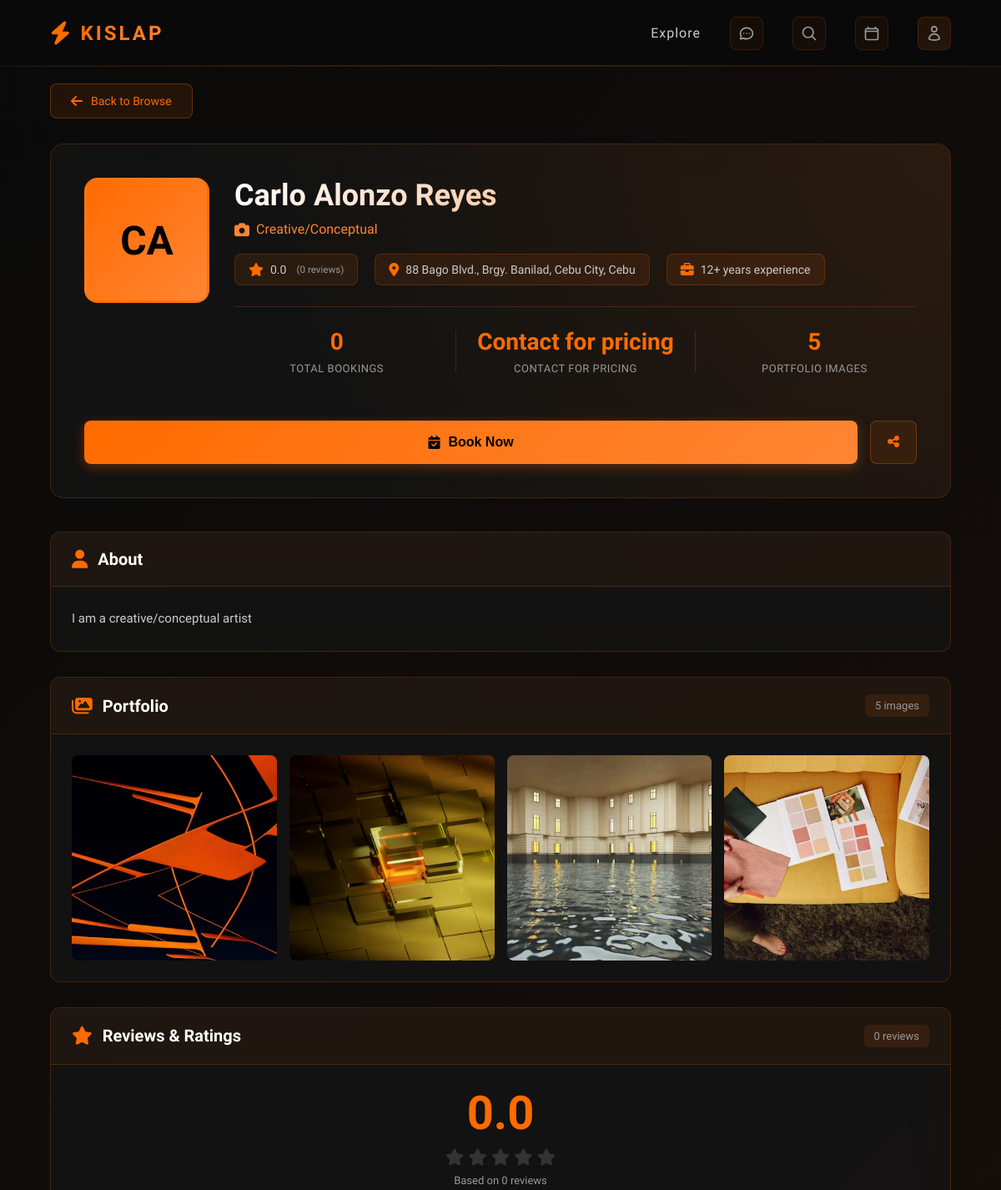
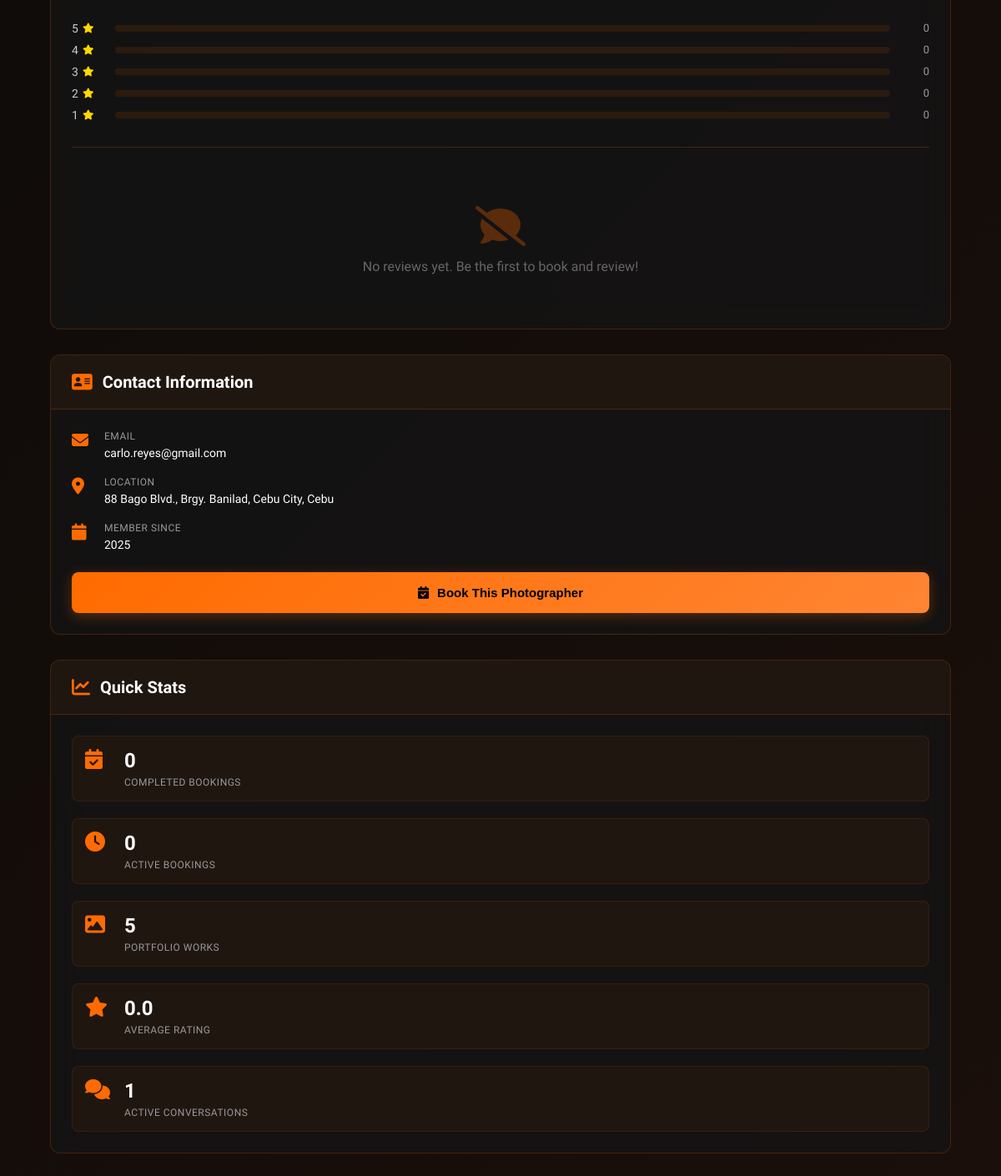
Screenshot of /index.php?controller=Browse&action=viewProfile&id=1 with the database file from the repository (2 pictures, top to bottom).
### tables this page shows
CREATE TABLE `workers` (
  `worker_id` int(11) NOT NULL,
  `application_id` int(11) DEFAULT NULL,
  `status` enum('active','suspended','banned') NOT NULL DEFAULT 'active',
  `lastName` varchar(100) NOT NULL,
  `firstName` varchar(100) NOT NULL,
  `middleName` varchar(100) DEFAULT NULL,
  `email` varchar(255) NOT NULL,
  `phoneNumber` varchar(20) NOT NULL,
  `password` varchar(255) NOT NULL,
  `address` text DEFAULT NULL,
  `specialty` varchar(100) DEFAULT NULL,
  `experience_years` int(11) DEFAULT 0,
  `bio` text DEFAULT NULL,
  `profile_photo` varchar(255) DEFAULT NULL,
  `rating_average` decimal(3,2) DEFAULT 0.00,
  `total_ratings` int(11) DEFAULT 0,
  `total_bookings` int(11) DEFAULT 0,
  `total_earnings` decimal(10,2) DEFAULT 0.00,
  `created_at` timestamp NOT NULL DEFAULT current_timestamp(),
  `updated_at` timestamp NOT NULL DEFAULT current_timestamp() ON UPDATE current_timestamp(),
  `average_rating` decimal(3,2) DEFAULT 0.00
);

CREATE TABLE `worker_works` (
  `work_id` int(11) NOT NULL,
  `worker_id` int(11) NOT NULL,
  `image_path` varchar(255) NOT NULL,
  `uploaded_at` timestamp NOT NULL DEFAULT current_timestamp()
);

### views/home/profile.php (the view, shortened to what the rows shown need)
<?php
$photographer = $worker ?? null;
$fullName = trim(
    ($photographer['firstName'] ?? '') . ' ' .
    ($photographer['middleName'] ?? '') . ' ' .
    ($photographer['lastName'] ?? '')
);
$businessName = $photographer['display_name'] ?? $fullName;
$bio = $photographer['bio'] ?? 'No bio available';
$location = $photographer['address'] ?? 'Philippines';
$yearsExperience = $photographer['experience_years'] ?? 0;
$specialty = $photographer['specialty'] ?? 'general';
$email = $photographer['email'] ?? '';
$joinedDate = $photographer['created_at'] ?? '';
$specialtyCategories = $allSpecialties ?? [];
$categoryLabel = $specialtyCategories[$specialty] ?? ucwords(str_replace('_', ' ', $specialty));
$stats = $workerStats ?? [];
$totalBookings = intval($stats['total_bookings'] ?? $photographer['total_bookings'] ?? 0);
$rating = floatval($stats['average_rating'] ?? $photographer['average_rating'] ?? 0);
$reviewsCount = intval($stats['total_ratings'] ?? $photographer['total_ratings'] ?? 0);
$joinedYear = $joinedDate ? date('Y', strtotime($joinedDate)) : date('Y');
?>
<!DOCTYPE html>
<html lang="en">
<head>
    <link href="https://cdnjs.cloudflare.com/ajax/libs/font-awesome/6.4.0/css/all.min.css" rel="stylesheet">
    <link rel="stylesheet" href="/Kislap/public/css/style.css" type="text/css">
    <link rel="stylesheet" href="/Kislap/public/css/viewProfile.css" type="text/css">
</head>
<body>
<?php require __DIR__ . '/../shared/navbar.php'; ?>
<div class="profile-container">
    <div class="profile-header">
        <div class="profile-header-content">
            <div class="profile-main-info">
                <div class="profile-details">
                    <h1 class="profile-name"><?php echo htmlspecialchars($businessName); ?></h1>
                    <p class="profile-specialty">
                        <i class="fas fa-camera"></i>
                        <?php echo htmlspecialchars($categoryLabel); ?>
                    </p>
                    <div class="profile-meta-row">
                        <div class="meta-badge">
                            <i class="fas fa-star"></i>
                            <span><?php echo number_format($rating, 1); ?></span>
                            <small>(<?php echo $reviewsCount; ?> reviews)</small>
                        </div>
                        <div class="meta-badge">
                            <i class="fas fa-map-marker-alt"></i>
                            <span><?php echo htmlspecialchars($location); ?></span>
                        </div>
                        <div class="meta-badge">
                            <i class="fas fa-briefcase"></i>
                            <span><?php echo $yearsExperience; ?>+ years experience</span>
                        </div>
                    </div>
                    <div class="profile-stats">
                        <div class="stat-item">
                            <span class="stat-number"><?php echo $totalBookings; ?></span>
                            <span class="stat-label">Total Bookings</span>
                        </div>
                        <div class="stat-item">
                        </div>
                        <div class="stat-item">
                        </div>
                    </div>
                </div>
            </div>
        </div>
    </div>
    <div class="profile-content-grid">
        <div class="profile-left-column">
            <div class="profile-section">
                <div class="section-header">
                    <h2><i class="fas fa-user"></i> About</h2>
                </div>
                <div class="section-content">
                    <p class="bio-text"><?php echo nl2br(htmlspecialchars($bio)); ?></p>
                </div>
            </div>
            <div class="profile-section">
                <div class="section-header">
                    <h2><i class="fas fa-images"></i> Portfolio</h2>
                </div>
                <div class="section-content">
                    <?php if (!empty($recentWork)): ?>
                        <div class="portfolio-grid">
                            <?php foreach ($recentWork as $index => $work): ?>
                                <div class="portfolio-item" onclick="openLightbox(<?php echo $index; ?>)">
                                    <?php
                                    $imagePath = $work['image_path'];
                                    if (!str_starts_with($imagePath, '/Kislap/') && !str_starts_with($imagePath, 'http')) {
                                        $imagePath = '/Kislap/' . $imagePath;
                                    }
                                    ?>
                                    <img src="<?php echo htmlspecialchars($imagePath); ?>"
                                         alt=""
                                         loading="lazy"
                                         onerror="this.parentElement.style.display='none'">
                                </div>
                            <?php endforeach; ?>
                        </div>
                    <?php endif; ?>
                </div>
            </div>
            <div class="profile-section">
                <div class="section-header">
                    <h2><i class="fas fa-star"></i> Reviews & Ratings</h2>
                    <span class="review-count"><?php echo $reviewsCount; ?> reviews</span>
                </div>
                <div class="section-content">
                    <div class="rating-overview">
                        <div class="rating-score">
                            <span class="score-number"><?php echo number_format($rating, 1); ?></span>
                            <div class="score-stars">
                                <?php for ($i = 1; $i <= 5; $i++): ?>
                                    <i class="fas fa-star <?php echo $i <= round($rating) ? 'active' : ''; ?>"></i>
                                <?php endfor; ?>
                            </div>
                            <p class="score-label">Based on <?php echo $reviewsCount; ?> reviews</p>
                        </div>
                    </div>
                </div>
            </div>
        </div>
        <div class="profile-right-column">
            <div class="profile-section sticky-section">
                <div class="section-header">
                    <h2><i class="fas fa-address-card"></i> Contact Information</h2>
                </div>
                <div class="section-content">
                    <div class="contact-list">
                        <?php if ($email): ?>
                            <div class="contact-item">
                                <i class="fas fa-envelope"></i>
                                <div>
                                    <span class="contact-label">Email</span>
                                    <a href="mailto:<?php echo htmlspecialchars($email); ?>" class="contact-value">
                                        <?php echo htmlspecialchars($email); ?>
                                    </a>
                                </div>
                            </div>
                        <?php endif; ?>
                        <div class="contact-item">
                            <div>
                                <span class="contact-label">Location</span>
                                <span class="contact-value"><?php echo htmlspecialchars($location); ?></span>
                            </div>
                        </div>
                        <?php if ($joinedDate): ?>
                            <div class="contact-item">
                                <i class="fas fa-calendar"></i>
                                <div>
                                    <span class="contact-label">Member Since</span>
                                    <span class="contact-value"><?php echo $joinedYear; ?></span>
                                </div>
                            </div>
                        <?php endif; ?>
                    </div>
                </div>
            </div>
            <div class="profile-section">
                <div class="section-header">
                    <h2><i class="fas fa-chart-line"></i> Quick Stats</h2>
                </div>
                <div class="section-content">
                    <div class="quick-stats-list">
                        <div class="quick-stat">
                            <div>
                                <span class="stat-value"><?php echo number_format($rating, 1); ?></span>
                                <span class="stat-label">Average Rating</span>
                            </div>
                        </div>
                    </div>
                </div>
            </div>
        </div>
    </div>
</div>
</body>
</html>

### rows the page displays
workers: specialty "Creative/Conceptual", average_rating "0.0", total_ratings "0", address "88 Bago Blvd., Brgy. Banilad, Cebu City, Cebu", experience_years "12", total_bookings "0", bio "I am a creative/conceptual artist", email "carlo.reyes@gmail.com"
worker_works: shows a picture
worker_works: shows a picture
worker_works: shows a picture
worker_works: shows a picture

### other values shown
substr($businessName, 0, 2) "CA"
$businessName "Carlo Alonzo Reyes"
$priceRangeText "Contact for pricing"
$priceDescription "CONTACT FOR PRICING"
count($portfolioImages) "5"
count($recentWork) "5"
$stars "5"
$count "0"
$stars "4"
$stars "3"
$stars "2"
$stars "1"
$completedBookings "0"
$pendingBookings "0"
$activeConversations "1"
